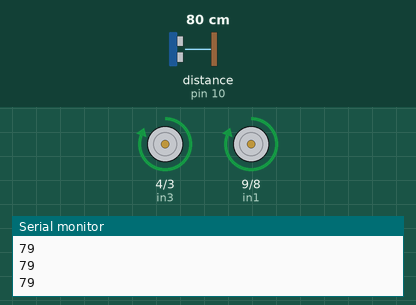
This sketch was run on a simulated Arduino Uno, built with avr-gcc and run on an emulated ATmega328P. Shown: motor-driver pin pairs drawn as motors (green arrow = first pin HIGH = forward, orange = second pin HIGH = backward, longer = more drive), the last lines printed to the serial monitor. Wiring (inferred from the names in the program): ultrasonic range finder: trigger pin 11; echo pin 10. The test bench sets the inputs (shaded band); at power-on: distance to the obstacle (sensor on pin 10) 80 cm. The echo pulse lasts 58.3 µs per cm.

Above: at 1.2 s.
1.3 s: distance to the obstacle (sensor on pin 10) set to 17 cm
2.8 s: distance to the obstacle (sensor on pin 10) set to 14 cm
At 4.0 s:
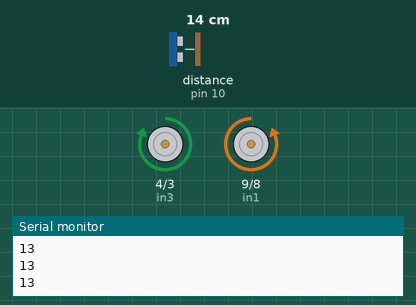
4.3 s: distance to the obstacle (sensor on pin 10) set to 18 cm
At 5.0 s:
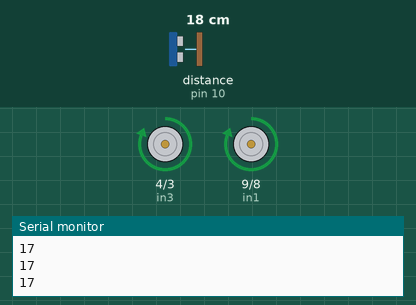
5.8 s: distance to the obstacle (sensor on pin 10) set to 2 cm
At 7.2 s:
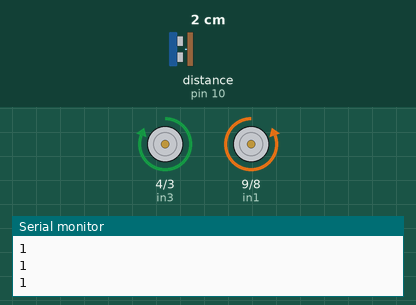
Timing chart, 0 to 8.3 s (numbered marks = the images above; inputs shaded):
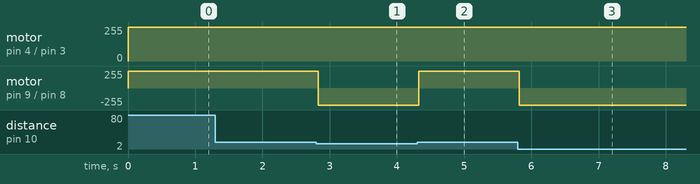

The sketch:

obstacle_avoidance.ino
```cpp
const int trigPin = 11;
const int echoPin = 10;
const int in1 = 9;
const int in2 = 8;
const int in3 = 4;
const int in4 = 3;


void setup()
{
Serial.begin(9600);
  pinMode(trigPin, OUTPUT);
  pinMode(echoPin, INPUT);
  pinMode (in1, OUTPUT);
  pinMode (in2, OUTPUT);
  pinMode (in3, OUTPUT);
  pinMode (in4, OUTPUT);
}
long duration, distance;

void loop()
{
  digitalWrite(trigPin, LOW);
  delayMicroseconds(2);
  digitalWrite(trigPin, HIGH);
  delayMicroseconds(10);
  digitalWrite(trigPin, LOW);
  duration = pulseIn(echoPin, HIGH);
  distance = duration/58.2;
    Serial.println( distance);
  if(distance<15)
    {
      digitalWrite(in1, LOW);
      digitalWrite(in2, HIGH);
      digitalWrite(in3, HIGH);
      digitalWrite(in4, LOW);
    }
  else
    {
      digitalWrite(in1, HIGH);
      digitalWrite(in2, LOW);
      digitalWrite(in3, HIGH);
      digitalWrite(in4, LOW);
    }
  delay(50);
}
```

Measured:
- the behaviour switches between 16 and 15 cm on distance to the obstacle (sensor on pin 10) (found by bisection; images 0 and 1)
- after the input at 2.8 s, motor on pin 9 (in1) / pin 8 (in2): forward 255/255 → backward 255/255 at once
- after the input at 4.3 s, motor on pin 9 (in1) / pin 8 (in2): backward 255/255 → forward 255/255 at once
- after the input at 5.8 s, motor on pin 9 (in1) / pin 8 (in2): forward 255/255 → backward 255/255 at once
